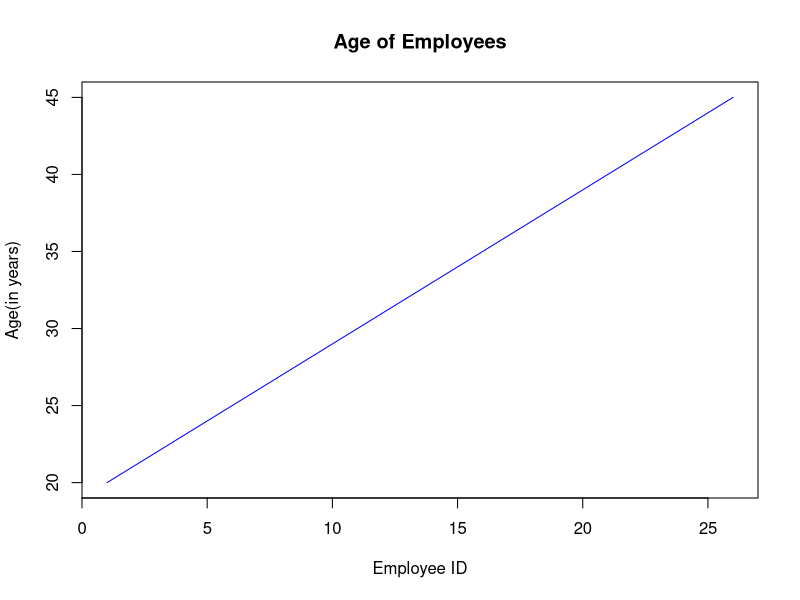
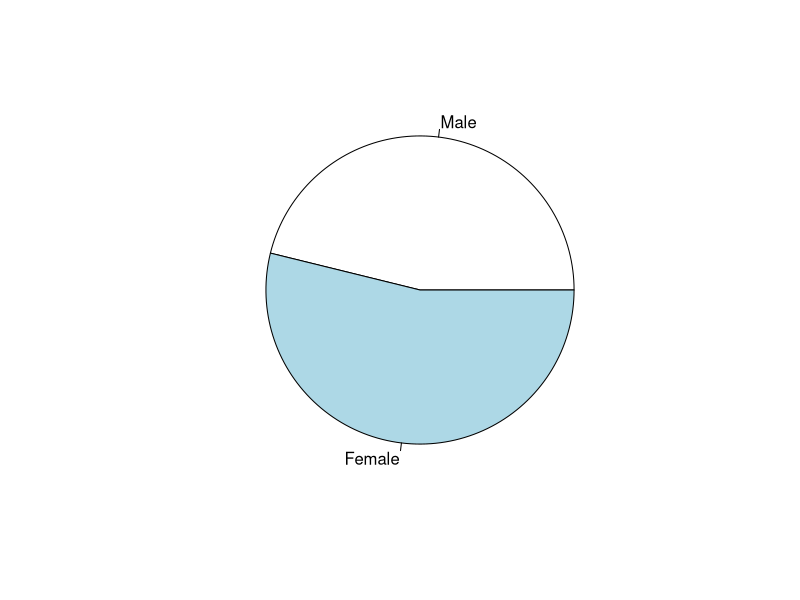
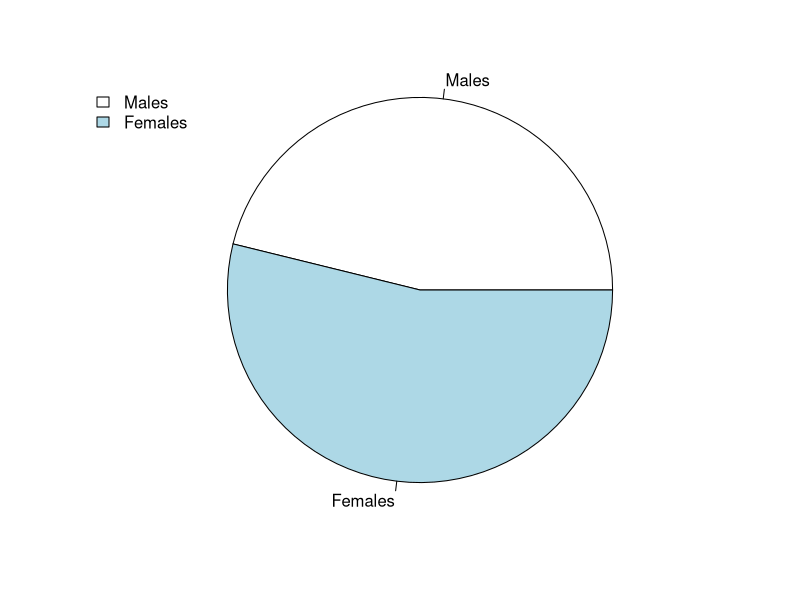
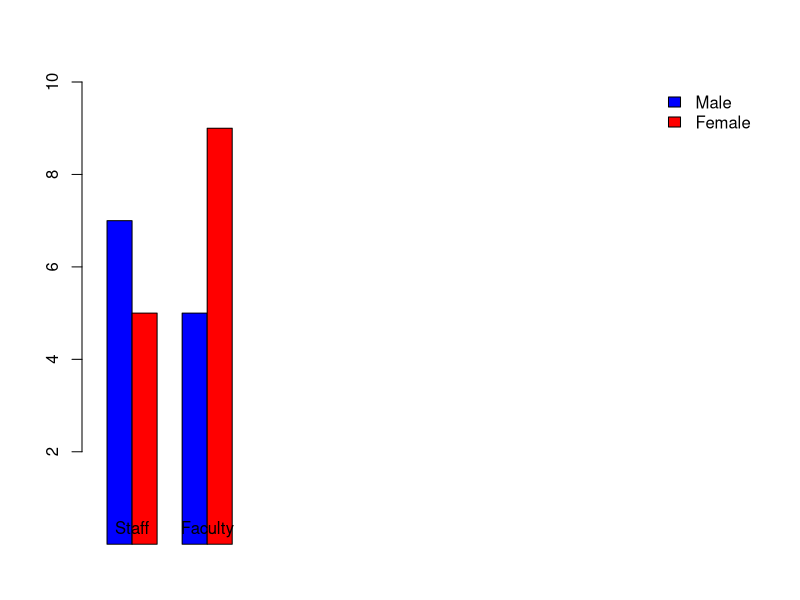
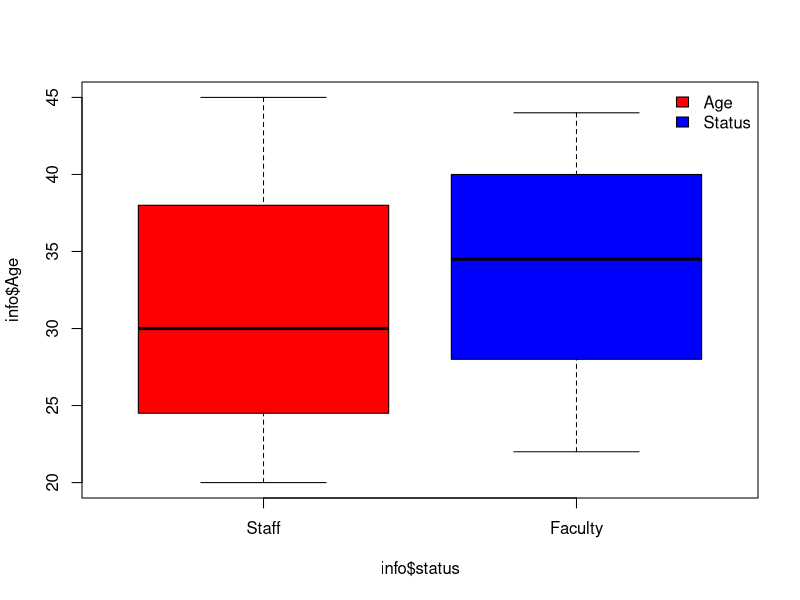

Source code (R) for these figures, in order:
a = c(1,3,5,7)
b = c(2,4,6,8)
a+b
#character object is used to represent string values in R
X = as.character(5.2)
X
Y = paste("Hello","my","name","is","Dhawal")
Y
# Creating an S.No.
S.No. = c(1:26)
S.No.
# Creating a vector age
# if we need to make diff columns indexed under youth and uncles
#Age = c(youth=20:30,uncles=31:45)
youth = c(20:30)
uncles = c(31:45)
Age = c(youth,uncles)
Age
# Creating a vector Gender
gender = c(0,1,0,1,0,0,1,0,1,0,1,0,1,1,1,1,1,1,1,0,0,0,0,0,1,1)
gender
# Creating a vector Status
status = c(1,1,2,2,1,1,1,2,2,1,2,1,2,1,2,2,2,1,2,1,2,1,2,2,2,1) 
status
# Combining vectors
info = data.frame(S.No.,Age,gender,status)
info
# Labelling character to numeric
info$gender = factor(info$gender, labels = c("Male","Female"))
info$gender
info$status = factor(info$status, labels = c("Staff","Faculty"))
info$status
info
# Extract Male data
male = subset(info,info$gender=="Male")
male
# Extract Female data
female = subset(info,info$gender=="Female")
female
# Summary stats
summary(info)
# Summary of Male, Female & Age
summary(male)
summary(female)
summary(Age)
# Creating Table (one-way)
table1 = table(info$gender)
table1
table2 = table(info$status)
table2
# Creating Table(two-way)
table3 = table(info$gender,info$status)
table3
# Scatterplot
plot(info$Age,type = "l",main="Age of Employees",xlab="Employee ID",ylab="Age(in years)",col="blue")

# Pie-chart
pie(table1)
# pie(table1)
pie(table1,labels = c("Males","Females"),edges = 100,radius = 1)
legend("topleft",legend = c("Males","Females"),fill=c("white","lightblue"),bty="n")
# Use gg plot for more on pie-charts

# Bar-plot
barplot(table3,beside=T,xlim=c(1,26),ylim=c(1,10),col=c("blue","red"))
legend("topright",legend=rownames(table3),fill=c('blue','red'),bty="n")
# Box-plot
boxplot(info$Age~info$status,col=c('red','blue'))
legend("topright",legend = c("Age","Status"),fill = c("red","blue"),bty="n")
